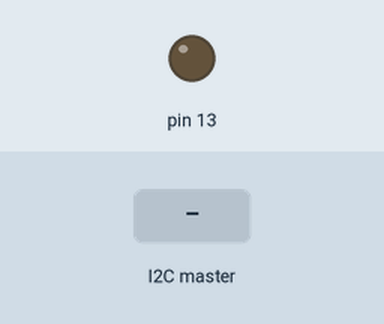
A sketch run on a simulated Arduino Uno, built with avr-gcc and run on an emulated ATmega328P. On the bench: output pins drawn as LEDs (lit = HIGH). The inputs (shaded band) are chosen by the test bench.

Above: at 1.2 s.
1.3 s: the I2C master sends "E"
At 2.1 s:
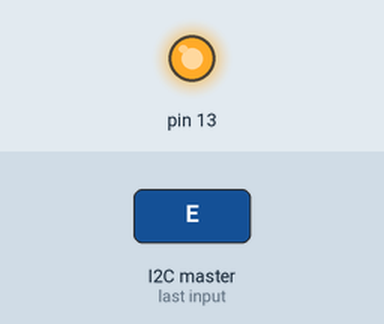
2.8 s: the I2C master sends the byte 1
At 3.3 s:
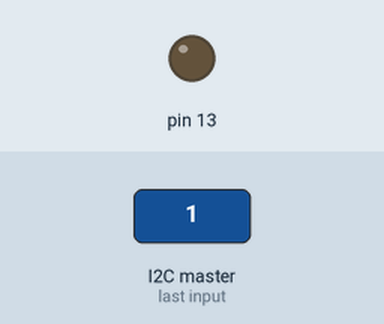
Timing chart, 0 to 5.8 s (numbered marks = the images above; inputs shaded):
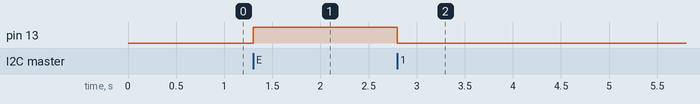

The sketch:

P1.2Slave.ino
```cpp
#include <Wire.h>

//CEJA RENTERIA ADRIAN 17420533
//IXTA ZAMUDIO LUIS JOSE 17420533
//MEDIOLA CORREA CESAR PAULINO 17420533

//SLAVE PRACTICA 1.2

char m;

void setup() {
  pinMode (13, OUTPUT);
  Wire.begin(9);
  Wire.onReceive(receiveEvent);
  Wire.onRequest(requestEvent);
}

void receiveEvent(int bytes) {
  m = Wire.read();
}

void requestEvent(){
  if (m == 'E') m = 'A';
  else m == 'E';
  Wire.write(m);
}

void loop() {
  if (m == 'E') digitalWrite(13, HIGH);
  else digitalWrite(13, LOW);
  delay(100);
}
```

Measured:
- after the input at 1.3 s, pin 13: LOW → HIGH at once
- after the input at 2.8 s, pin 13: HIGH → LOW at once
